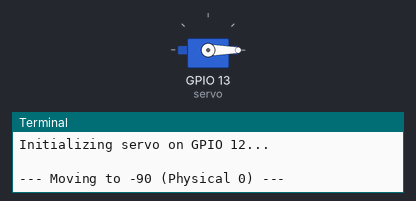
Bench run of a program on a simulated Raspberry Pi (BCM pin numbers). On the bench: servo, the last lines printed to the terminal. Servo angles are drawn from the pulse width (0.5 ms = 0°, 2.5 ms = 180°). At 9.7 s the program stops and its outputs stay as they are.

Above: at 0.05 s.
At 3.8 s:
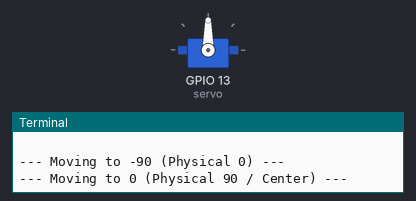
Timing chart, 0 to 8.8 s (numbered marks = the images above):
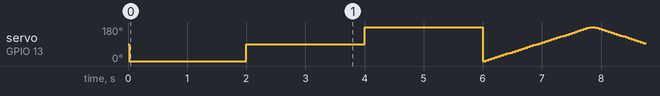

The program:

servo_test_single.py
```python
#!/usr/bin/env python3
"""Test a single servo directly on GPIO 12"""

from gpiozero import AngularServo
from time import sleep

print("Initializing servo on GPIO 12...")
servo = AngularServo(13, min_pulse_width=0.0005, max_pulse_width=0.0025)

try:
    print("\n--- Moving to -90 (Physical 0) ---")
    servo.angle = -90
    sleep(2)

    print("--- Moving to 0 (Physical 90 / Center) ---")
    servo.angle = 0
    sleep(2)

    print("--- Moving to 90 (Physical 180) ---")
    servo.angle = 90
    sleep(2)

    print("\n--- Sweeping back and forth ---")
    for angle in range(-90, 91, 5):
        servo.angle = angle
        print(f"\r  Angle: {angle} deg", end="", flush=True)
        sleep(0.05)

    for angle in range(90, -91, -5):
        servo.angle = angle
        print(f"\r  Angle: {angle} deg", end="", flush=True)
        sleep(0.05)

    print("\n\nServo test PASSED!")

except KeyboardInterrupt:
    print("\nTest stopped by user.")

finally:
    print("Detaching servo...")
    servo.detach()
```
